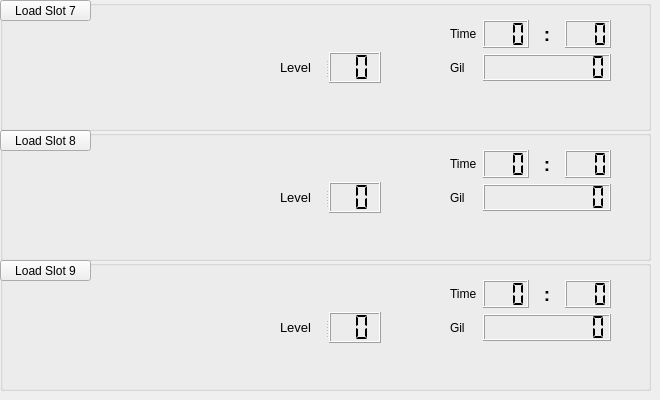
   <widget class="QWidget" name="page_3">
    <widget class="QGroupBox" name="s8_box">
     <property name="geometry">
      <rect>
       <x>0</x>
       <y>130</y>
       <width>651</width>
       <height>131</height>
      </rect>
     </property>
     <property name="title">
      <string/>
     </property>
     <widget class="QWidget" name="layoutWidget_13">
      <property name="geometry">
       <rect>
        <x>450</x>
        <y>20</y>
        <width>161</width>
        <height>61</height>
       </rect>
      </property>
      <layout class="QGridLayout" name="gridLayout_7">
       <item row="0" column="0">
        <widget class="QLabel" name="label_25">
         <property name="text">
          <string>Time</string>
         </property>
        </widget>
       </item>
       <item row="0" column="1">
        <widget class="QLCDNumber" name="s8_lcd_hr">
         <property name="numDigits">
          <number>3</number>
         </property>
         <property name="digitCount">
          <number>3</number>
         </property>
         <property name="segmentStyle">
          <enum>QLCDNumber::Flat</enum>
         </property>
        </widget>
       </item>
       <item row="0" column="2">
        <widget class="QLabel" name="label_26">
         <property name="font">
          <font>
           <pointsize>14</pointsize>
           <weight>75</weight>
           <bold>true</bold>
          </font>
         </property>
         <property name="text">
          <string>:</string>
         </property>
         <property name="alignment">
          <set>Qt::AlignCenter</set>
         </property>
        </widget>
       </item>
       <item row="0" column="3">
        <widget class="QLCDNumber" name="s8_lcd_min">
         <property name="numDigits">
          <number>3</number>
         </property>
         <property name="digitCount">
          <number>3</number>
         </property>
         <property name="segmentStyle">
          <enum>QLCDNumber::Flat</enum>
         </property>
        </widget>
       </item>
       <item row="1" column="0">
        <widget class="QLabel" name="label_27">
         <property name="text">
          <string>Gil</string>
         </property>
        </widget>
       </item>
       <item row="1" column="1" colspan="3">
        <widget class="QLCDNumber" name="s8_lcd_gil">
         <property name="numDigits">
          <number>9</number>
         </property>
         <property name="segmentStyle">
          <enum>QLCDNumber::Flat</enum>
         </property>
        </widget>
       </item>
      </layout>
     </widget>
     <widget class="QLabel" name="s8_lbl_name">
      <property name="geometry">
       <rect>
        <x>280</x>
        <y>20</y>
        <width>151</width>
        <height>21</height>
       </rect>
      </property>
      <property name="font">
       <font>
        <pointsize>10</pointsize>
       </font>
      </property>
      <property name="text">
       <string/>
      </property>
     </widget>
     <widget class="QLabel" name="s8_lbl_loc">
      <property name="geometry">
       <rect>
        <x>280</x>
        <y>80</y>
        <width>361</width>
        <height>41</height>
       </rect>
      </property>
      <property name="font">
       <font>
        <pointsize>10</pointsize>
       </font>
      </property>
      <property name="text">
       <string/>
      </property>
     </widget>
     <widget class="QWidget" name="layoutWidget_14">
      <property name="geometry">
       <rect>
        <x>10</x>
        <y>30</y>
        <width>261</width>
        <height>91</height>
       </rect>
      </property>
      <layout class="QHBoxLayout" name="horizontalLayout_7">
       <item>
        <widget class="QLabel" name="s8_party1">
         <property name="minimumSize">
          <size>
           <width>64</width>
           <height>73</height>
          </size>
         </property>
         <property name="maximumSize">
          <size>
           <width>64</width>
           <height>73</height>
          </size>
         </property>
         <property name="text">
          <string/>
         </property>
         <property name="scaledContents">
          <bool>true</bool>
         </property>
        </widget>
       </item>
       <item>
        <widget class="QLabel" name="s8_party2">
         <property name="minimumSize">
          <size>
           <width>64</width>
           <height>73</height>
          </size>
         </property>
         <property name="maximumSize">
          <size>
           <width>64</width>
           <height>73</height>
          </size>
         </property>
         <property name="text">
          <string/>
         </property>
         <property name="scaledContents">
          <bool>true</bool>
         </property>
        </widget>
       </item>
       <item>
        <widget class="QLabel" name="s8_party3">
         <property name="minimumSize">
          <size>
           <width>64</width>
           <height>73</height>
          </size>
         </property>
         <property name="maximumSize">
          <size>
           <width>64</width>
           <height>73</height>
          </size>
         </property>
         <property name="text">
          <string/>
         </property>
         <property name="scaledContents">
          <bool>true</bool>
         </property>
        </widget>
       </item>
      </layout>
     </widget>
     <widget class="QSplitter" name="splitter_7">
      <property name="geometry">
       <rect>
        <x>280</x>
        <y>52</y>
        <width>101</width>
        <height>31</height>
       </rect>
      </property>
      <property name="orientation">
       <enum>Qt::Horizontal</enum>
      </property>
      <widget class="QLabel" name="label_28">
       <property name="font">
        <font>
         <pointsize>10</pointsize>
        </font>
       </property>
       <property name="text">
        <string>Level</string>
       </property>
      </widget>
      <widget class="QLCDNumber" name="s8_lcd_lvl">
       <property name="smallDecimalPoint">
        <bool>false</bool>
       </property>
       <property name="numDigits">
        <number>2</number>
       </property>
       <property name="segmentStyle">
        <enum>QLCDNumber::Flat</enum>
       </property>
      </widget>
     </widget>
     <widget class="QPushButton" name="btn_s8">
      <property name="geometry">
       <rect>
        <x>0</x>
        <y>0</y>
        <width>91</width>
        <height>21</height>
       </rect>
      </property>
      <property name="text">
       <string>Load Slot 8</string>
      </property>
     </widget>
    </widget>
    <widget class="QGroupBox" name="s9_box">
     <property name="geometry">
      <rect>
       <x>0</x>
       <y>260</y>
       <width>651</width>
       <height>131</height>
      </rect>
     </property>
     <property name="title">
      <string/>
     </property>
     <widget class="QWidget" name="layoutWidget_15">
      <property name="geometry">
       <rect>
        <x>450</x>
        <y>20</y>
        <width>161</width>
        <height>61</height>
       </rect>
      </property>
      <layout class="QGridLayout" name="gridLayout_8">
       <item row="0" column="0">
        <widget class="QLabel" name="label_29">
         <property name="text">
          <string>Time</string>
         </property>
        </widget>
       </item>
       <item row="0" column="1">
        <widget class="QLCDNumber" name="s9_lcd_hr">
         <property name="numDigits">
          <number>3</number>
         </property>
         <property name="digitCount">
          <number>3</number>
         </property>
         <property name="segmentStyle">
          <enum>QLCDNumber::Flat</enum>
         </property>
        </widget>
       </item>
       <item row="0" column="2">
        <widget class="QLabel" name="label_30">
         <property name="font">
          <font>
           <pointsize>14</pointsize>
           <weight>75</weight>
           <bold>true</bold>
          </font>
         </property>
         <property name="text">
          <string>:</string>
         </property>
         <property name="alignment">
          <set>Qt::AlignCenter</set>
         </property>
        </widget>
       </item>
       <item row="0" column="3">
        <widget class="QLCDNumber" name="s9_lcd_min">
         <property name="numDigits">
          <number>3</number>
         </property>
         <property name="digitCount">
          <number>3</number>
         </property>
         <property name="segmentStyle">
          <enum>QLCDNumber::Flat</enum>
         </property>
        </widget>
       </item>
       <item row="1" column="0">
        <widget class="QLabel" name="label_31">
         <property name="text">
          <string>Gil</string>
         </property>
        </widget>
       </item>
       <item row="1" column="1" colspan="3">
        <widget class="QLCDNumber" name="s9_lcd_gil">
         <property name="numDigits">
          <number>9</number>
         </property>
         <property name="segmentStyle">
          <enum>QLCDNumber::Flat</enum>
         </property>
        </widget>
       </item>
      </layout>
     </widget>
     <widget class="QLabel" name="s9_lbl_name">
      <property name="geometry">
       <rect>
        <x>280</x>
        <y>20</y>
        <width>151</width>
        <height>21</height>
       </rect>
      </property>
      <property name="font">
       <font>
        <pointsize>10</pointsize>
       </font>
      </property>
      <property name="text">
       <string/>
      </property>
     </widget>
     <widget class="QLabel" name="s9_lbl_loc">
      <property name="geometry">
       <rect>
        <x>280</x>
        <y>80</y>
        <width>361</width>
        <height>41</height>
       </rect>
      </property>
      <property name="font">
       <font>
        <pointsize>10</pointsize>
       </font>
      </property>
      <property name="text">
       <string/>
      </property>
     </widget>
     <widget class="QWidget" name="layoutWidget_16">
      <property name="geometry">
       <rect>
        <x>10</x>
        <y>30</y>
        <width>261</width>
        <height>91</height>
       </rect>
      </property>
      <layout class="QHBoxLayout" name="horizontalLayout_8">
       <item>
        <widget class="QLabel" name="s9_party1">
         <property name="minimumSize">
          <size>
           <width>64</width>
           <height>73</height>
          </size>
         </property>
         <property name="maximumSize">
          <size>
           <width>64</width>
           <height>73</height>
          </size>
         </property>
         <property name="text">
          <string/>
         </property>
         <property name="scaledContents">
          <bool>true</bool>
         </property>
        </widget>
       </item>
       <item>
        <widget class="QLabel" name="s9_party2">
         <property name="minimumSize">
          <size>
           <width>64</width>
           <height>73</height>
          </size>
         </property>
         <property name="maximumSize">
          <size>
           <width>64</width>
           <height>73</height>
          </size>
         </property>
         <property name="text">
          <string/>
         </property>
         <property name="scaledContents">
          <bool>true</bool>
         </property>
        </widget>
       </item>
       <item>
        <widget class="QLabel" name="s9_party3">
         <property name="minimumSize">
          <size>
           <width>64</width>
           <height>73</height>
          </size>
         </property>
         <property name="maximumSize">
          <size>
           <width>64</width>
           <height>73</height>
          </size>
         </property>
         <property name="text">
          <string/>
         </property>
         <property name="scaledContents">
          <bool>true</bool>
         </property>
        </widget>
       </item>
      </layout>
     </widget>
     <widget class="QSplitter" name="splitter_8">
      <property name="geometry">
       <rect>
        <x>280</x>
        <y>52</y>
        <width>101</width>
        <height>31</height>
       </rect>
      </property>
      <property name="orientation">
       <enum>Qt::Horizontal</enum>
      </property>
      <widget class="QLabel" name="label_32">
       <property name="font">
        <font>
         <pointsize>10</pointsize>
        </font>
       </property>
       <property name="text">
        <string>Level</string>
       </property>
      </widget>
      <widget class="QLCDNumber" name="s9_lcd_lvl">
       <property name="smallDecimalPoint">
        <bool>false</bool>
       </property>
       <property name="numDigits">
        <number>2</number>
       </property>
       <property name="segmentStyle">
        <enum>QLCDNumber::Flat</enum>
       </property>
      </widget>
     </widget>
     <widget class="QPushButton" name="btn_s9">
      <property name="geometry">
       <rect>
        <x>0</x>
        <y>0</y>
        <width>91</width>
        <height>21</height>
       </rect>
      </property>
      <property name="text">
       <string>Load Slot 9</string>
      </property>
     </widget>
    </widget>
    <widget class="QGroupBox" name="s7_box">
     <property name="geometry">
      <rect>
       <x>0</x>
       <y>0</y>
       <width>651</width>
       <height>131</height>
      </rect>
     </property>
     <property name="title">
      <string/>
     </property>
     <widget class="QWidget" name="layoutWidget_17">
      <property name="geometry">
       <rect>
        <x>450</x>
        <y>20</y>
        <width>161</width>
        <height>61</height>
       </rect>
      </property>
      <layout class="QGridLayout" name="gridLayout_9">
       <item row="0" column="0">
        <widget class="QLabel" name="label_33">
         <property name="text">
          <string>Time</string>
         </property>
        </widget>
       </item>
       <item row="0" column="1">
        <widget class="QLCDNumber" name="s7_lcd_hr">
         <property name="numDigits">
          <number>3</number>
         </property>
         <property name="digitCount">
          <number>3</number>
         </property>
         <property name="segmentStyle">
          <enum>QLCDNumber::Flat</enum>
         </property>
        </widget>
       </item>
       <item row="0" column="2">
        <widget class="QLabel" name="label_34">
         <property name="font">
          <font>
           <pointsize>14</pointsize>
           <weight>75</weight>
           <bold>true</bold>
          </font>
         </property>
         <property name="text">
          <string>:</string>
         </property>
         <property name="alignment">
          <set>Qt::AlignCenter</set>
         </property>
        </widget>
       </item>
       <item row="0" column="3">
        <widget class="QLCDNumber" name="s7_lcd_min">
         <property name="numDigits">
          <number>3</number>
         </property>
         <property name="digitCount">
          <number>3</number>
         </property>
         <property name="segmentStyle">
          <enum>QLCDNumber::Flat</enum>
         </property>
        </widget>
       </item>
       <item row="1" column="0">
        <widget class="QLabel" name="label_35">
         <property name="text">
          <string>Gil</string>
         </property>
        </widget>
       </item>
       <item row="1" column="1" colspan="3">
        <widget class="QLCDNumber" name="s7_lcd_gil">
         <property name="numDigits">
          <number>9</number>
         </property>
         <property name="segmentStyle">
          <enum>QLCDNumber::Flat</enum>
         </property>
        </widget>
       </item>
      </layout>
     </widget>
     <widget class="QLabel" name="s7_lbl_name">
      <property name="geometry">
       <rect>
        <x>280</x>
        <y>20</y>
        <width>151</width>
        <height>21</height>
       </rect>
      </property>
      <property name="font">
       <font>
        <pointsize>10</pointsize>
       </font>
      </property>
      <property name="text">
       <string/>
      </property>
     </widget>
     <widget class="QLabel" name="s7_lbl_loc">
      <property name="geometry">
       <rect>
        <x>280</x>
        <y>80</y>
        <width>361</width>
        <height>41</height>
       </rect>
      </property>
      <property name="font">
       <font>
        <pointsize>10</pointsize>
       </font>
      </property>
      <property name="text">
       <string/>
      </property>
     </widget>
     <widget class="QWidget" name="layoutWidget_18">
      <property name="geometry">
       <rect>
        <x>10</x>
        <y>30</y>
        <width>261</width>
        <height>91</height>
       </rect>
      </property>
      <layout class="QHBoxLayout" name="horizontalLayout_9">
       <item>
        <widget class="QLabel" name="s7_party1">
         <property name="minimumSize">
          <size>
           <width>64</width>
           <height>73</height>
          </size>
         </property>
         <property name="maximumSize">
          <size>
           <width>64</width>
           <height>73</height>
          </size>
         </property>
         <property name="text">
          <string/>
         </property>
         <property name="scaledContents">
          <bool>true</bool>
         </property>
        </widget>
       </item>
       <item>
        <widget class="QLabel" name="s7_party2">
         <property name="minimumSize">
          <size>
           <width>64</width>
           <height>73</height>
          </size>
         </property>
         <property name="maximumSize">
          <size>
           <width>64</width>
           <height>73</height>
          </size>
         </property>
         <property name="text">
          <string/>
         </property>
         <property name="scaledContents">
          <bool>true</bool>
         </property>
        </widget>
       </item>
       <item>
        <widget class="QLabel" name="s7_party3">
         <property name="minimumSize">
          <size>
           <width>64</width>
           <height>73</height>
          </size>
         </property>
         <property name="maximumSize">
          <size>
           <width>64</width>
           <height>73</height>
          </size>
         </property>
         <property name="text">
          <string/>
         </property>
         <property name="scaledContents">
          <bool>true</bool>
         </property>
        </widget>
       </item>
      </layout>
     </widget>
     <widget class="QSplitter" name="splitter_9">
      <property name="geometry">
       <rect>
        <x>280</x>
        <y>52</y>
        <width>101</width>
        <height>31</height>
       </rect>
      </property>
      <property name="orientation">
       <enum>Qt::Horizontal</enum>
      </property>
      <widget class="QLabel" name="label_36">
       <property name="font">
        <font>
         <pointsize>10</pointsize>
        </font>
       </property>
       <property name="text">
        <string>Level</string>
       </property>
      </widget>
      <widget class="QLCDNumber" name="s7_lcd_lvl">
       <property name="smallDecimalPoint">
        <bool>false</bool>
       </property>
       <property name="numDigits">
        <number>2</number>
       </property>
       <property name="segmentStyle">
        <enum>QLCDNumber::Flat</enum>
       </property>
      </widget>
     </widget>
     <widget class="QPushButton" name="btn_s7">
      <property name="geometry">
       <rect>
        <x>0</x>
        <y>0</y>
        <width>91</width>
        <height>21</height>
       </rect>
      </property>
      <property name="text">
       <string>Load Slot 7</string>
      </property>
     </widget>
    </widget>
   </widget>
